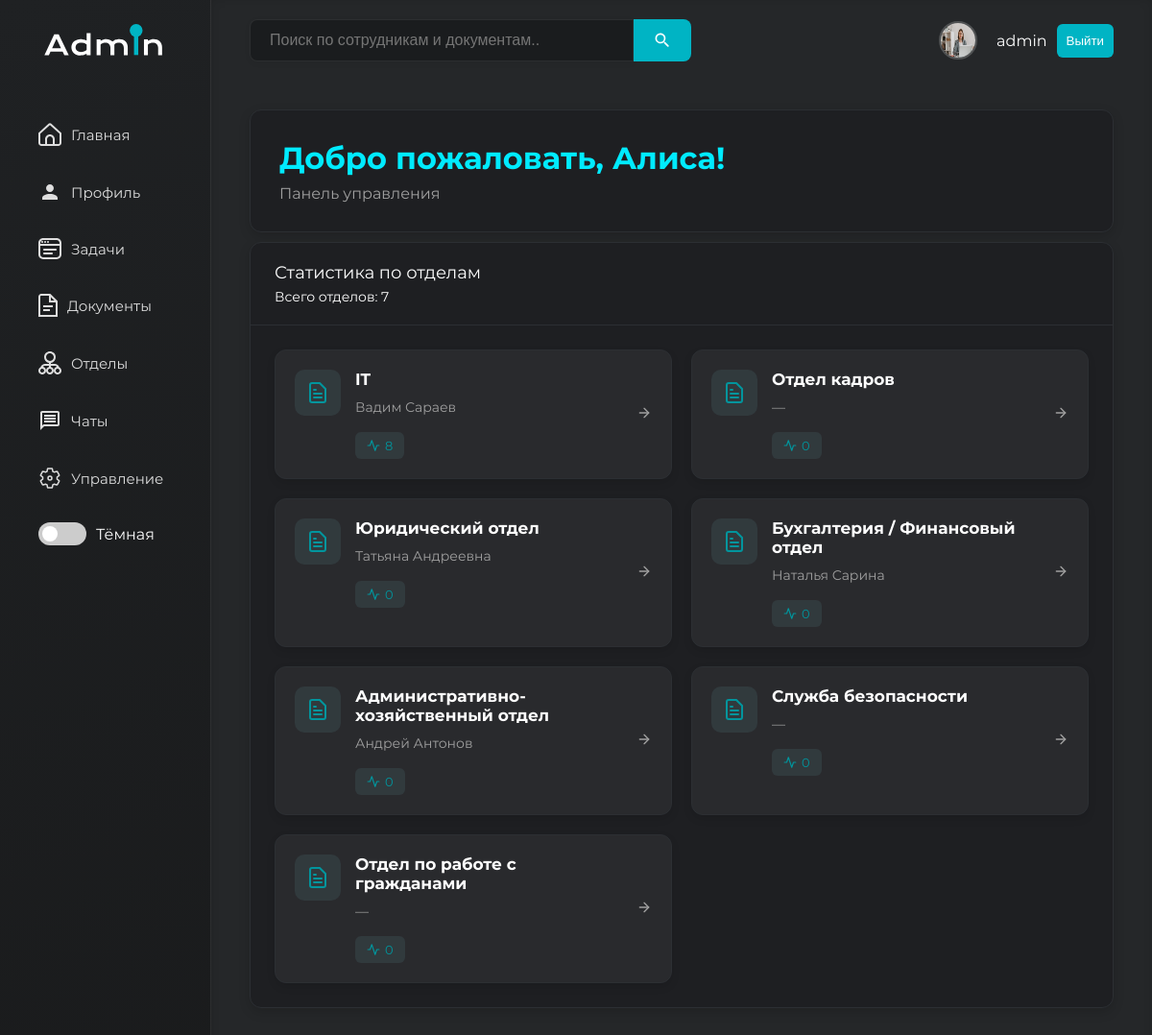
Screenshot of /main/ (signed in) with the database file from the repository.
### www/models.py (models this page shows, shortened)
class User(AbstractUser):
    telephone = models.CharField(max_length=15)
    position = models.ForeignKey(
        Position,
        on_delete=models.SET_NULL,
        null=True,
        blank=True,
        verbose_name="Должность"
    )
    department = models.ForeignKey(
        Department,
        on_delete=models.SET_NULL,
        null=True,
        blank=True,
        verbose_name="Отдел"
    )
    avatar = models.ImageField(upload_to='avatars/', null=True, blank=True)
    first_name = models.CharField(max_length=150, verbose_name="Имя")
    last_name = models.CharField(max_length=150, verbose_name="Фамилия")
    role = models.ForeignKey(
        Role,
        on_delete=models.SET_NULL,
        null=True,
        blank=True,
        verbose_name="Роль"
    )

class Department(models.Model):
    name = models.CharField(max_length=100, unique=True)
    def get_leader(self):
        manager_role = Role.objects.filter(name=ROLE_MANAGER).first()
        return User.objects.filter(department=self, role=manager_role).first()

### www/views.py (the view)
# urls.py: 2. Add a URL to urlpatterns:  path('', Home.as_view(), name='home')
class Home(LoginRequiredMixin, TemplateView):
    template_name = 'main.html'
    def get_context_data(self, **kwargs):
        context = super().get_context_data(**kwargs)
        user = self.request.user
        context['my_task_count'] = Task.objects.filter(user=user).count()
        if user.role and user.role.name == ROLE_MANAGER and user.department:
            dept = user.department
            employees_qs = User.objects.filter(department=dept)
            context['dept_employee_count'] = employees_qs.count()
            dept_tasks_qs = Task.objects.filter(user__department=dept)
            context['dept_task_count'] = dept_tasks_qs.count()
            context['dept_new_tasks'] = dept_tasks_qs.filter(status='new').count()
            context['dept_in_progress_tasks'] = dept_tasks_qs.filter(status='in_progress').count()
            context['dept_completed_tasks'] = dept_tasks_qs.filter(status='completed').count()
            context['is_manager'] = True
            context['manager_department'] = dept
        else:
            context['is_manager'] = False
        if user.is_superuser:
            departments = Department.objects.all()
            department_stats = []
            for dept in departments:
                dept_tasks = Task.objects.filter(user__department=dept)
                department_stats.append({
                    'id': dept.id,
                    'name': dept.name,
                    'manager': dept.get_leader().get_full_name() if dept.get_leader() else '—',
                    'task_count': dept_tasks.count(),
                })
            context['is_admin'] = True
            context['department_stats'] = department_stats
        else:
            context['is_admin'] = False
        return context

### templates/main.html (shortened to what this page needs)
{% extends 'base.html' %}
{% load static %}
{% block main %}
    <div class="dashboard-container">
        <div class="welcome-container">
            <h1 class="welcome-title">Добро пожаловать, {{ user.first_name }}!</h1>
            <p class="subheading">Панель управления</p>
        </div>
        {% if is_admin %}
            <div class="admin-departments">
                <div class="admin-header">
                    <h2 class="admin-title">Статистика по отделам</h2>
                    <p class="admin-subtitle">Всего отделов: {{ department_stats|length }}</p>
                </div>
                <div class="department-grid">
                    {% for dept in department_stats %}
                        <a href="{% url 'department_detail' dept.id %}" class="department-card">
                            <div class="department-icon">
                            </div>
                            <div class="department-content">
                                <h3 class="department-name">{{ dept.name }}</h3>
                                <p class="department-manager">{{ dept.manager }}</p>
                                <div class="department-stats">
                                    <span class="stat-badge">
                                        <svg xmlns="http://www.w3.org/2000/svg" width="14" height="14"
                                             viewBox="0 0 24 24" fill="none" stroke="currentColor" stroke-width="2"
                                             stroke-linecap="round" stroke-linejoin="round">
                                            <polyline points="22 12 18 12 15 21 9 3 6 12 2 12"></polyline>
                                        </svg>
                                        {{ dept.task_count }}
                                    </span>
                                </div>
                            </div>
                            <div class="department-cta">
                                <svg xmlns="http://www.w3.org/2000/svg" width="16" height="16" viewBox="0 0 24 24"
                                     fill="none" stroke="currentColor" stroke-width="2" stroke-linecap="round"
                                     stroke-linejoin="round">
                                    <path d="M5 12h14"></path>
                                    <path d="M12 5l7 7-7 7"></path>
                                </svg>
                            </div>
                        </a>
                    {% endfor %}
                </div>
            </div>
        {% endif %}
    </div>
{% endblock %}

### templates/base.html (shortened to what this page needs)
{% load static %}
<!DOCTYPE html>
<html lang="en" data-theme="dark">
<head>
    <link rel="stylesheet" href="{% static 'css/dashboard.css' %}">
</head>
<body>
<div id="wrapper">
    <div id="sidebar" class="expanded">
        <div class="logo">
        </div>
        <ul class="nav">
            <li><a href="{% url 'main' %}">
                <span class="nav-text">Главная</span></a></li>
            {% if user.is_authenticated %}
                <li><a href="{% url  'profile' %}">
                    <svg style="margin-right: 10px" width="24" height="24" viewBox="0 0 24 24" fill="none"
                         xmlns="http://www.w3.org/2000/svg">
                        <path d="M12 4C9.79 4 8 5.79 8 8C8 10.21 9.79 12 12 12C14.21 12 16 10.21 16 8C16 5.79 14.21 4 12 4ZM12 14C7.58 14 4 15.79 4 18V20H20V18C20 15.79 16.42 14 12 14Z"
                              fill="#DEDEDE"/>
                    </svg>
                    <span class="nav-text">Профиль</span></a></li>
                <li><a href="{% url 'task' %}">
                    <span class="nav-text">Задачи</span></a></li>
                <li><a href="{% url 'documents' %}">
                    <span class="nav-text">Документы</span></a></li>
                <li><a href="{% url 'department_list' %}">
                    <span class="nav-text">Отделы</span></a></li>
                <li><a href="{% url 'chats' %}">
                    <svg style="margin-right: 10px" width="24" height="24" viewBox="0 0 24 24" fill="none"
                         xmlns="http://www.w3.org/2000/svg">
                        <path d="M20 2H4C2.9 2 2 2.9 2 4V22L6 18H20C21.1 18 22 17.1 22 16V4C22 2.9 21.1 2 20 2ZM20 16H5.17L4 17.17V4H20V16ZM6 12H18V14H6V12ZM6 9H18V11H6V9ZM6 6H18V8H6V6Z"
                              fill="#DEDEDE"/>
                    </svg>
                    <span class="nav-text">Чаты</span></a>
                </li>
                {% if request.user.is_superuser %}
                    <li><a href="{% url 'admin_panel' %}">
                        <span class="nav-text">Управление</span></a></li>
                {% endif %}
            {% endif %}
            <li>
                <div class="theme-switcher">
                    <label class="switch">
                        <span class="slider round"></span>
                    </label>
                    <span id="themeLabel">Тёмная</span>
                </div>
            </li>
        </ul>
    </div>
    <div id="main-content">
        <header>
            <form method="GET" action="{% url 'search' %}" class="search-form">
                <input type="text"
                       name="query"
                       placeholder="Поиск по сотрудникам и документам.."
                       value="{{ request.GET.query|default_if_none:'' }}">
                <button type="submit" class="search">
                </button>
            </form>
            <div class="profile">
                {% if user.avatar %}
                    <img src="{{ user.avatar.url }}" alt="Аватар" style="max-width: 150px; max-height: 150px;">
                {% else %}
                    <img src="{% static 'img/default-avatar.png' %}" alt="Аватар по умолчанию"
                         style="max-width: 150px; max-height: 150px;">
                {% endif %}
                {% if user.is_authenticated %}
                    {{ user.username }}
                {% else %}
                    Гость
                {% endif %}
                {% if user.is_authenticated %}
                    <button><a href="{% url 'logout' %}">Выйти</a></button>
                {% else %}
                    <button><a href="{% url 'login' %}">Войти</a></button>
                {% endif %}
            </div>
        </header>
        <section class="dashboard">
            {% block main %}
            {% endblock %}
        </section>
    </div>
</div>
</body>
</html>

### static/css/dashboard.css (style rules this page uses)
:root { --accent-color: #00B4C4; --bg-primary: #F5F5F5; --bg-secondary: #FFFFFF; --bg-sidebar: linear-gradient(160deg, #1f2123 0%, #18191a 100%); --border-color: #e0e0e0; --card-bg: #FFFFFF; --card-shadow: 0 2px 10px rgba(0, 0, 0, 0.05); --icon-filter: none; --sidebar-light-active: rgba(0, 180, 196, 0.25); --sidebar-light-bg: linear-gradient(160deg, #f5f7fa 0%, #00b4c4 100%); --sidebar-light-border: rgba(0, 0, 0, 0.08); --sidebar-light-hover: rgba(0, 180, 196, 0.15); --sidebar-light-text: #333; --text-primary: #333; --text-secondary: #555; }
[data-theme="dark"] { --bg-primary: #252729; --bg-secondary: #1A1C1E; --bg-sidebar: linear-gradient(160deg, #1f2123 0%, #18191a 100%); --border-color: rgba(255, 255, 255, 0.08); --card-bg: #1E2022; --card-shadow: 0 2px 10px rgba(0, 0, 0, 0.2); --icon-filter: invert(100%) sepia(0%) saturate(0%) hue-rotate(93deg) brightness(103%) contrast(103%); --text-primary: #DDDDDD; --text-secondary: #AAAAAA; }
* { margin: 0; padding: 0; box-sizing: border-box; }
h1, h2 { font-family: 'Montserrat'; font-weight: 400; }
body { font-family: 'Montserrat', sans-serif; font-weight: 400; background-color: var(--bg-primary); color: var(--text-primary); transition: background-color 0.3s ease, color 0.3s ease; }
button { background-color: var(--accent-color); padding: 10px; color: white; border: none; border-radius: 6px; cursor: pointer; }
a { text-decoration: none; color: white; }
#main-content { flex-grow: 1; background-color: var(--bg-primary); padding: 20px 40px; height: 100vh; overflow-y: auto; box-shadow: inset 0px 0px 10px rgba(0, 0, 0, 0.1); }
.search-form { display: flex; flex: 1; min-width: 200px; max-width: 100%; }
.search-form input[type="text"] { padding: 12px 20px; font-size: 16px; border: 1px solid var(--border-color); border-radius: 8px 0 0 8px; outline: none; transition: border-color 0.3s ease; background-color: var(--bg-secondary); color: var(--text-primary); width: 100%; max-width: 400px; box-shadow: 0 2px 6px rgba(0, 0, 0, 0.05); }
.search-form .search { background-color: var(--accent-color); border: none; border-radius: 0 8px 8px 0; padding: 0 20px; cursor: pointer; display: flex; align-items: center; justify-content: center; transition: background-color 0.3s ease; min-width: 50px; }
#sidebar, header, .profile, input { transition: all 0.4s cubic-bezier(0.4, 0, 0.2, 1); }
.dashboard { animation: cardEntrance 0.6s ease-out both; padding: 30px 0px; }
header { display: flex; justify-content: space-between; align-items: center; margin-bottom: 20px; }
header a { text-decoration: none; color: #ffffff; }
header input[type="text"] { width: 100%; padding: 10px 15px; max-width: 400px; font-size: 16px; border: 1px solid var(--border-color); border-radius: 15px; outline: none; transition: border-color 0.3s ease; background-color: var(--bg-secondary); color: var(--text-primary); }
header .profile { display: flex; align-items: center; color: var(--text-primary); gap: 10px; transition: all 0.3s ease; }
header .profile img { width: 40px; height: 40px; border-radius: 50%; margin-right: 10px; border: 2px solid rgba(255, 255, 255, 0.2); }
.theme-switcher { display: flex; align-items: center; gap: 10px; margin: 20px; }
.switch { position: relative; display: inline-block; width: 50px; height: 24px; }
.slider { position: absolute; cursor: pointer; top: 0; left: 0; right: 0; bottom: 0; background-color: #ccc; transition: .4s; }
.slider:before { position: absolute; content: ""; height: 16px; width: 16px; left: 4px; bottom: 4px; background-color: white; transition: .4s; }
.slider.round { border-radius: 24px; }
.slider.round:before { border-radius: 50%; }
#wrapper { display: flex; }
#sidebar { min-width: 220px; height: 100vh; background: var(--bg-sidebar); color: white; display: flex; flex-direction: column; transition: all 0.4s cubic-bezier(0.4, 0, 0.2, 1); border-right: 1px solid rgba(255, 255, 255, 0.08); overflow: hidden; padding: 25px 0; position: relative; }
#sidebar .logo { text-align: center; transition: opacity 0.3s ease, transform 0.3s ease; margin-bottom: 40px; }
#sidebar .nav li { padding: 0 20px; margin: 8px 0; position: relative; transition: all 0.3s cubic-bezier(0.4, 0, 0.2, 1); list-style: none; }
#sidebar .nav li a { display: flex; align-items: center; padding: 14px 20px; border-radius: 8px; color: rgba(255, 255, 255, 0.85); font-size: 15px; font-weight: 500; transition: all 0.3s ease; background: transparent; position: relative; overflow: hidden; }

### rows the page displays
User: avatar (picture), username "admin", first_name "Алиса"
Department: name "IT"
Department: name "Отдел кадров"
Department: name "Юридический отдел"
Department: name "Бухгалтерия / Финансовый отдел"
Department: name "Административно-хозяйственный отдел"
Department: name "Служба безопасности"
Department: name "Отдел по работе с гражданами"

### other values shown
{{ department_stats|length }} "7"
{{ dept.manager }} "Вадим Сараев" "—" "Татьяна Андреевна" "Наталья Сарина" "Андрей Антонов" "—" "—"
{{ dept.task_count }} "8" "0" "0" "0" "0" "0" "0"
